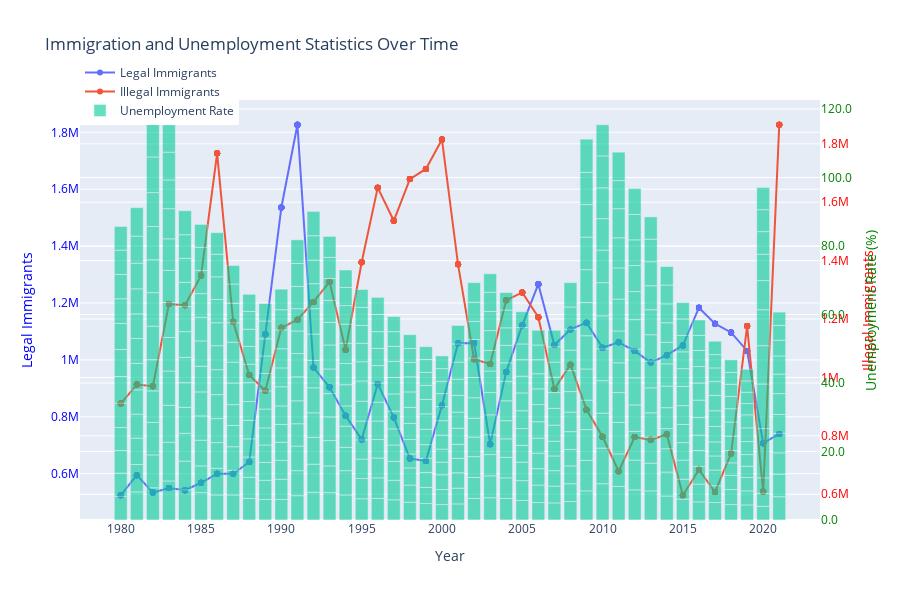

This figure's notebook cell:
### Markdown cell above
De violinplot toont de spreiding van het minimumloon over de jaren. Uit de grafiek kunnen we afleiden dat de median door de jaren consistent is gebleven, er is geen significante sprake van daling of stijging van het minimum loon.

### Code cell
import pandas as pd
import plotly.graph_objects as go

# Load the datasets
immigration_data = pd.read_csv('immigration_statistics_us.csv')
unemployment_data = pd.read_csv('unemployment_rate_data_corrected.csv')

# Hernoem de kolommen voor consistentie
immigration_data = immigration_data.rename(columns={
    'ï»¿Year': 'Year',  # Fix the column name here
    'Immigrants Obtaining Lawful Permanent Resident Status': 'Legal_Immigrants',
    'Noncitizen Apprehensions': 'Illegal_Immigrants'
})

unemployment_data = unemployment_data.rename(columns={
    'date': 'Year',
    'unrate': 'Unemployment_Rate'
})

# Extract year from the 'Year' column in unemployment_data
unemployment_data['Year'] = pd.to_datetime(unemployment_data['Year']).dt.year

# Verwijder komma's en converteer kolommen naar numeriek type in immigration_data
immigration_data['Legal_Immigrants'] = immigration_data['Legal_Immigrants'].str.replace(',', '').astype(int)
immigration_data['Illegal_Immigrants'] = immigration_data['Illegal_Immigrants'].str.replace(',', '').astype(int)

# Mergen van datasets op basis van het jaar
merged_data = pd.merge(immigration_data, unemployment_data, on='Year')

# Creëer de figuur
fig = go.Figure()

# Voeg de lijn voor legale immigranten toe
fig.add_trace(go.Scatter(
    x=merged_data['Year'],
    y=merged_data['Legal_Immigrants'],
    mode='lines+markers',
    name='Legal Immigrants',
    yaxis='y1'
))

# Voeg de lijn voor illegale immigranten toe
fig.add_trace(go.Scatter(
    x=merged_data['Year'],
    y=merged_data['Illegal_Immigrants'],
    mode='lines+markers',
    name='Illegal Immigrants',
    yaxis='y2'
))

# Voeg het staafdiagram voor werkloosheid toe
fig.add_trace(go.Bar(
    x=merged_data['Year'],
    y=merged_data['Unemployment_Rate'],
    name='Unemployment Rate',
    yaxis='y3',
    opacity=0.6,
    hovertemplate='%{x}, %{y:.1f}%'  # Voeg een procentteken toe aan de hoverinformatie
))

# Update layout om de verschillende assen te ondersteunen
fig.update_layout(
    title='Immigration and Unemployment Statistics Over Time',
    xaxis=dict(title='Year'),
    yaxis=dict(
        title='Legal Immigrants',
        titlefont=dict(color='blue'),
        tickfont=dict(color='blue')
    ),
    yaxis2=dict(
        title='Illegal Immigrants',
        titlefont=dict(color='red'),
        tickfont=dict(color='red'),
        overlaying='y',
        side='right'
    ),
    yaxis3=dict(
        title='Unemployment Rate (%)',
        titlefont=dict(color='green'),
        tickfont=dict(color='green'),
        tickformat='.1f',  # Voeg een procentteken toe aan de labels
        anchor='free',
        overlaying='y',
        side='right',
        position=1
    ),
    legend=dict(x=0, y=1.1),
    height=600  # Adjust height here
)

# Toon de figuur
fig.show()

### Figure 1 — Plotly figure (JSON) as saved in the notebook; plotly's stock layout.template omitted (floating-point values rounded to 4 significant figures; data arrays with more than 128 entries replaced by an {"elided": "..."} marker saying what was removed)
{"data": [{"mode": "lines+markers", "name": "Legal Immigrants", "type": "scatter", "x": {"elided": "503 int values"}, "y": {"elided": "503 int values"}, "yaxis": "y"}, {"mode": "lines+markers", "name": "Illegal Immigrants", "type": "scatter", "x": {"elided": "503 int values"}, "y": {"elided": "503 int values"}, "yaxis": "y2"}, {"hovertemplate": "%{x}, %{y:.1f}%", "name": "Unemployment Rate", "opacity": 0.6, "type": "bar", "x": {"elided": "503 int values"}, "y": {"elided": "503 float values"}, "yaxis": "y3"}], "layout": {"height": 600, "legend": {"x": 0, "y": 1.1}, "title": {"text": "Immigration and Unemployment Statistics Over Time"}, "xaxis": {"title": {"text": "Year"}}, "yaxis": {"tickfont": {"color": "blue"}, "title": {"font": {"color": "blue"}, "text": "Legal Immigrants"}}, "yaxis2": {"overlaying": "y", "side": "right", "tickfont": {"color": "red"}, "title": {"font": {"color": "red"}, "text": "Illegal Immigrants"}}, "yaxis3": {"anchor": "free", "overlaying": "y", "position": 1, "side": "right", "tickfont": {"color": "green"}, "tickformat": ".1f", "title": {"font": {"color": "green"}, "text": "Unemployment Rate (%)"}}}}
